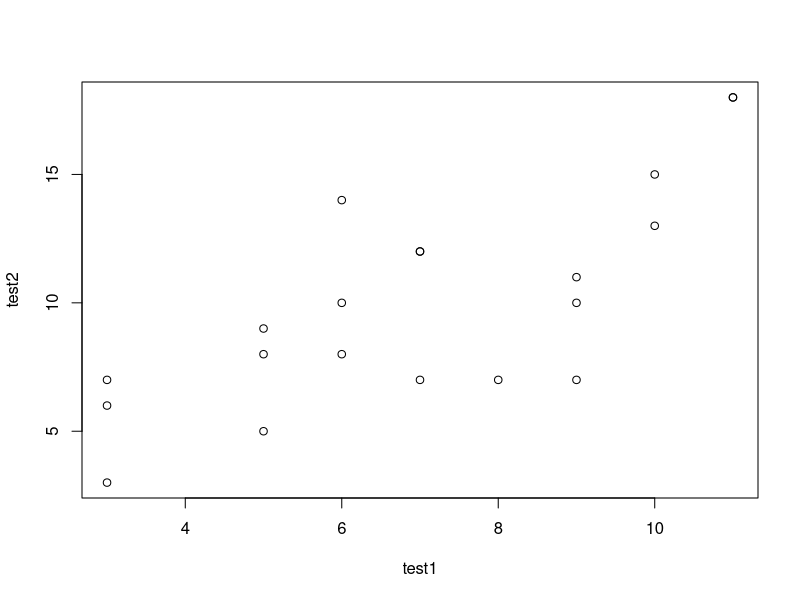
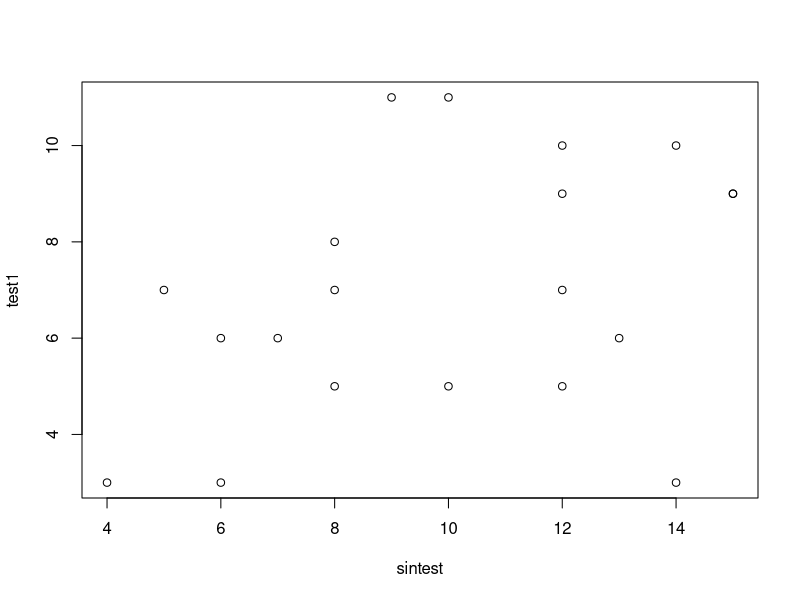
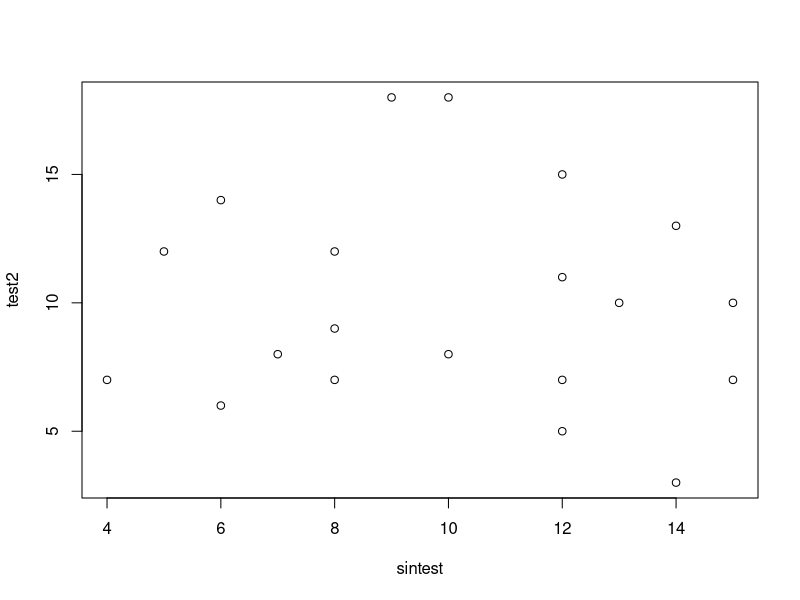
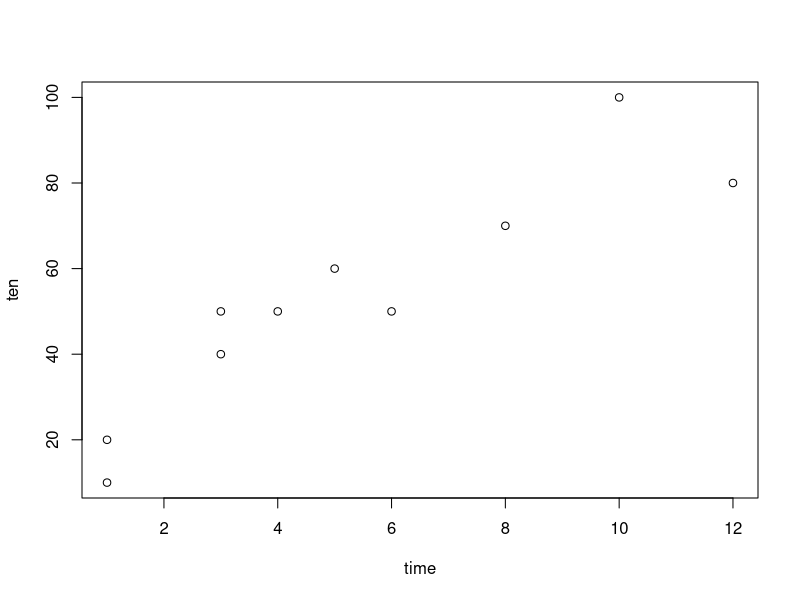

The R source for these figures, in order:
#第3章 2つの変数の記述統計

#3.2 散布図
test1 <- c(6,10,6,10,5,3,5,9,3,3,11,6,11,9,7,5,8,7,7,9)
test1
test2 <- c(10,13,8,15,8,6,9,10,7,3,18,14,18,11,12,5,7,12,7,7)
test2
plot(test1,test2)

sintest <- c(13,14,7,12,10,6,8,15,4,14,9,6,10,12,5,12,8,8,12,15)
plot(sintest,test1)
plot(sintest,test2)

#3.3 共分散
cov(test1,test2)
cov(test1,test2)*(length(test1)-1)/length(test1)

#3.4 相関係数
cor(test1,test2)

#3.5 クロス集計表
sugaku <- c("嫌い","嫌い","好き","好き","嫌い","嫌い","嫌い","嫌い","嫌い","好き","好き","嫌い","好き","嫌い","嫌い","好き","嫌い","嫌い","嫌い","嫌い")
sugaku
table(sugaku)
toukei <- c("好き","好き","好き","好き","嫌い","嫌い","嫌い","嫌い","嫌い","嫌い","好き","好き","好き","嫌い","好き","嫌い","嫌い","嫌い","嫌い","嫌い")
toukei
table(toukei)
table(sugaku,toukei)

#3.6 ファイ係数
sugaku01 <- ifelse(sugaku=="好き",1,0)
sugaku01
toukei01 <- ifelse(toukei=="好き",1,0)
toukei01
cor(sugaku01,toukei01)

#練習問題
#(1)
time <- c(1,3,10,12,6,3,8,4,1,5)
ten <- c(20,40,100,80,50,50,70,50,10,60)
plot(time,ten)

#(2)
cor(time,ten)

#(3)
youwa <- c("洋食","和食","和食","洋食","和食","洋食","洋食","和食","洋食","洋食","和食","洋食","和食","洋食","和食","和食","洋食","洋食","和食","和食")
amakara <- c("甘党","辛党","甘党","甘党","辛党","辛党","辛党","辛党","甘党","甘党","甘党","甘党","辛党","辛党","甘党","辛党","辛党","甘党","辛党","辛党")
table(youwa,amakara)

#(4)
youwa01 <- ifelse(youwa=="洋食",1,0)
amakara01 <- ifelse(amakara=="甘党",1,0)
cor(youwa01,amakara01)

